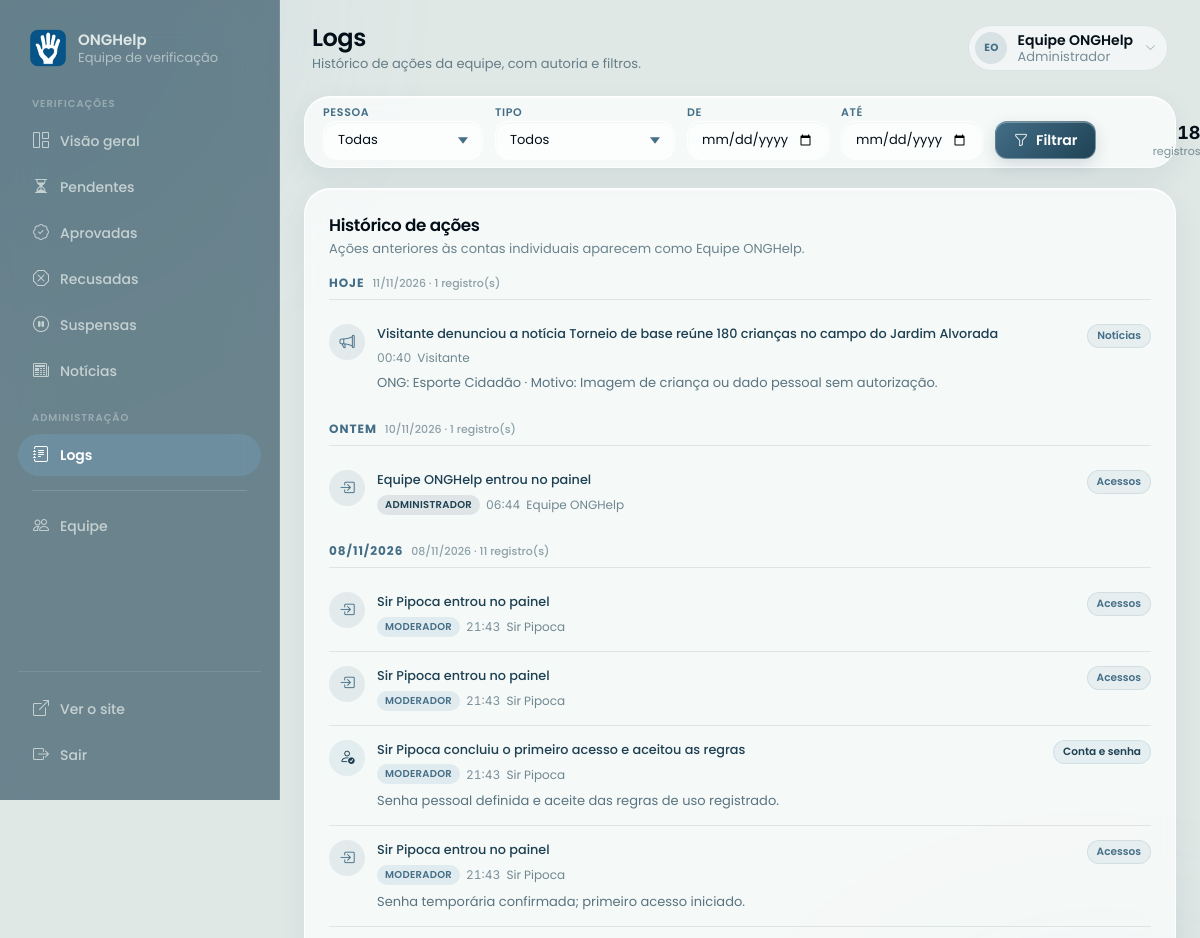
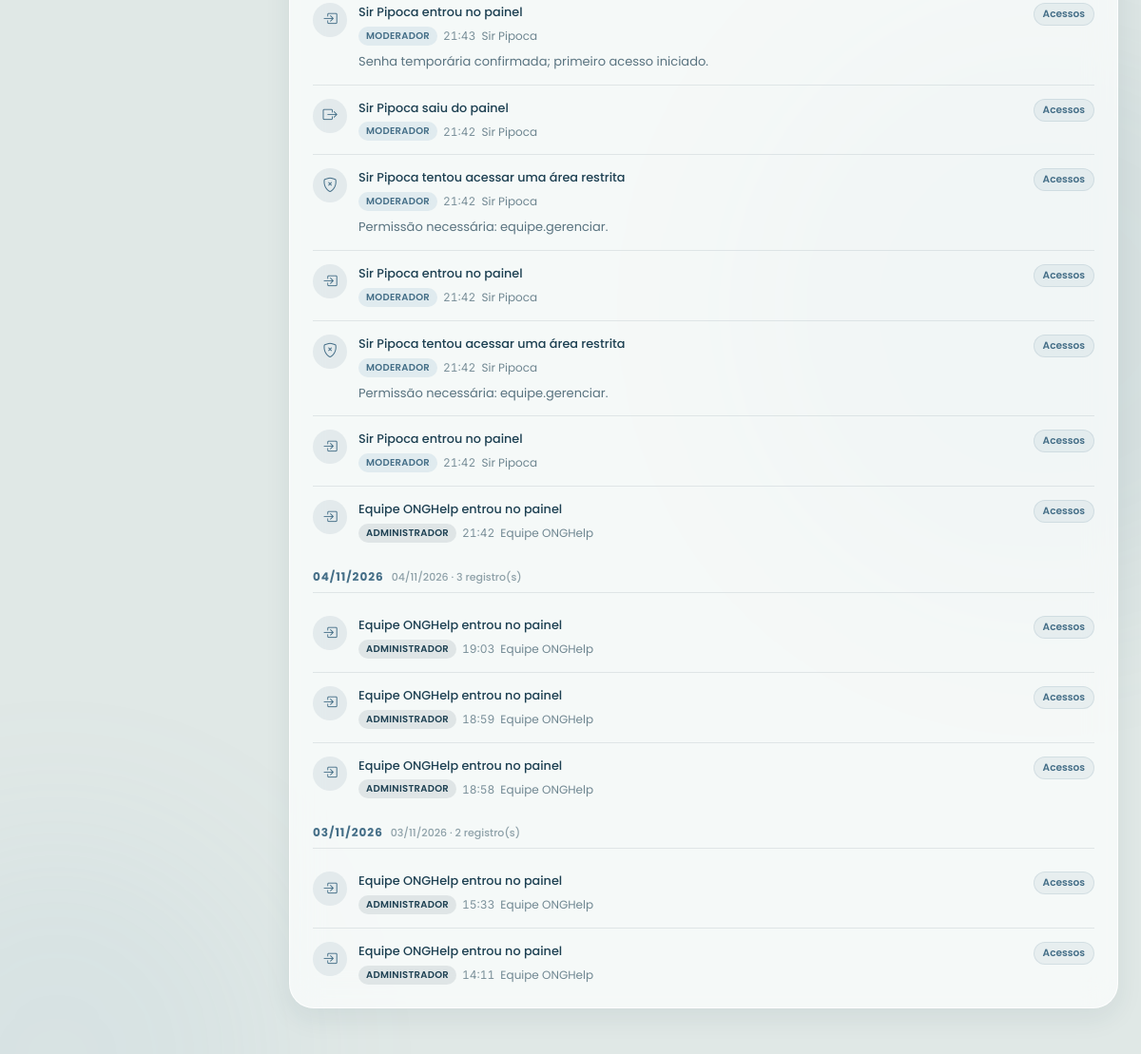
Screenshot of /admin/logs.php (signed in) with the database file from the repository (2 pictures, top to bottom).
### tables this page shows
CREATE TABLE `logs_admin` (
  `id` int(10) unsigned NOT NULL AUTO_INCREMENT,
  `admin_id` int(10) unsigned DEFAULT NULL,
  `acao` varchar(60) NOT NULL,
  `alvo_tipo` varchar(30) DEFAULT NULL,
  `alvo_id` int(10) unsigned DEFAULT NULL,
  `alvo_nome` varchar(160) DEFAULT NULL,
  `detalhe` text DEFAULT NULL,
  `ip` varchar(45) DEFAULT NULL,
  `criado_em` datetime NOT NULL DEFAULT current_timestamp(),
  PRIMARY KEY (`id`),
  KEY `idx_logs_admin_data` (`criado_em`),
  KEY `idx_logs_admin_alvo` (`alvo_tipo`,`alvo_id`),
  KEY `fk_logs_admin` (`admin_id`),
  CONSTRAINT `fk_logs_admin` FOREIGN KEY (`admin_id`) REFERENCES `admins` (`id`) ON DELETE SET NULL
);

### admin/logs.php (the view, shortened to what the rows shown need)
<?php
require_once '../includes/admin_auth.php';
$admin = exigirPermissao($pdo, 'logs.ver');
$where  = [];
$params = [];
$sqlWhere = $where ? 'WHERE ' . implode(' AND ', $where) : '';
$stmt = $pdo->prepare("
    SELECT COUNT(*)
    FROM   logs_admin l
    LEFT   JOIN admins a ON a.id = l.admin_id
    $sqlWhere
");
$stmt->execute($params);
$total = (int) $stmt->fetchColumn();
$porPagina   = 25;
$totalPaginas = max(1, (int) ceil($total / $porPagina));
$pagina      = isset($_GET['pagina']) && ctype_digit((string) $_GET['pagina'])
    ? max(1, (int) $_GET['pagina'])
    : 1;
$pagina = min($pagina, $totalPaginas);
$limite = $porPagina * $pagina;
$stmt = $pdo->prepare("
    SELECT l.*, a.nome AS admin_nome, a.papel AS admin_papel
    FROM   logs_admin l
    LEFT   JOIN admins a ON a.id = l.admin_id
    $sqlWhere
    ORDER  BY l.criado_em DESC, l.id DESC
    LIMIT  $limite
");
$stmt->execute($params);
$logs = $stmt->fetchAll();
$logsPorDia = [];
foreach ($logs as $log) {
    $logsPorDia[date('Y-m-d', strtotime((string) $log['criado_em']))][] = $log;
}
$hoje  = date('Y-m-d');
$ontem = date('Y-m-d', strtotime('-1 day'));
$admin_page_title    = 'Logs';
include '../includes/admin_header.php';
?>
<div class="admin-log-page">
  <section class="admin-card admin-log-card">
    <div class="admin-card-header">
      <div>
        <h2 class="admin-card-title">Histórico de ações</h2>
      </div>
    </div>
    <?php if (empty($logs)): ?>
      <div class="admin-vazio">
        <i class="bi bi-journal" aria-hidden="true"></i>
        <strong>Nenhuma ação encontrada</strong>
        <span>Ajuste os filtros ou aguarde novas ações da equipe.</span>
      </div>
    <?php else: ?>
      <div class="admin-log-dias">
        <?php foreach ($logsPorDia as $dia => $itens): ?>
          <?php
          $rotuloDia = $dia === $hoje
              ? 'Hoje'
              : ($dia === $ontem ? 'Ontem' : date('d/m/Y', strtotime($dia)));
          ?>
          <section class="admin-log-day" aria-label="Registros de <?= htmlspecialchars($rotuloDia) ?>">
            <h3 class="admin-log-day-label">
              <?= htmlspecialchars($rotuloDia) ?>
              <span><?= date('d/m/Y', strtotime($dia)) ?> · <?= count($itens) ?> registro(s)</span>
            </h3>
            <ol class="admin-log-lista">
              <?php foreach ($itens as $log): ?>
                <?php
                $categoria = categoriaLogInfo((string) $log['acao']);
                $infoAcao = rotulosAcaoAdmin()[(string) $log['acao']] ?? null;
                $iconeAcao = is_array($infoAcao) ? $infoAcao[1] : $categoria['icone'];
                $ehVisitante = (string) $log['acao'] === 'denuncia_recebida';
                $ator      = trim((string) ($log['admin_nome'] ?? ''))
                    ?: ($ehVisitante ? 'Visitante' : 'Equipe ONGHelp');
                $papel     = trim((string) ($log['admin_papel'] ?? '')) ?: 'administrador';
                $papelLabel = adminPapelLabel($papel);
                ?>
                <li class="admin-log-evento">
                  <span class="admin-log-icone <?= htmlspecialchars($categoria['classe']) ?>" aria-hidden="true">
                    <i class="bi <?= htmlspecialchars($iconeAcao) ?>"></i>
                  </span>
                  <div class="admin-log-conteudo">
                    <p class="admin-log-frase"><?= htmlspecialchars(resumoLogAdmin($log)) ?></p>
                    <div class="admin-log-secundaria">
                      <?php if (!$ehVisitante): ?>
                        <span class="admin-role-badge is-<?= $papel === 'administrador' ? 'admin' : 'moderador' ?>">
                          <?= htmlspecialchars($papelLabel) ?>
                        </span>
                      <?php endif; ?>
                      <time datetime="<?= htmlspecialchars(date('c', strtotime((string) $log['criado_em'])), ENT_QUOTES, 'UTF-8') ?>">
                        <?= date('H:i', strtotime((string) $log['criado_em'])) ?>
                      </time>
                      <span class="admin-log-ator"><?= htmlspecialchars($ator) ?></span>
                      <?php if (!empty($log['detalhe'])): ?>
                        <span class="admin-log-detalhe"><?= htmlspecialchars($log['detalhe']) ?></span>
                      <?php endif; ?>
                    </div>
                  </div>
                  <span class="admin-cat-chip <?= htmlspecialchars($categoria['classe']) ?>">
                    <?= htmlspecialchars($categoria['chip']) ?>
                  </span>
                </li>
              <?php endforeach; ?>
            </ol>
          </section>
        <?php endforeach; ?>
      </div>
    <?php endif; ?>
  </section>
</div>
<?php include '../includes/admin_footer.php'; ?>

### includes/admin_header.php (shortened to what the rows shown need)
<?php
$admin_page_title    = $admin_page_title ?? 'Painel';
$admin_nome      = (string) ($admin['nome'] ?? 'Equipe ONGHelp');
$admin_papel     = (string) ($admin['papel'] ?? 'moderador');
$admin_papelLabel = adminPapelLabel($admin_papel);
$admin_iniciais  = adminIniciais($admin_nome);
?>
<!DOCTYPE html>
<html lang="pt-BR">
<head>
  <link href="https://cdn.jsdelivr.net/npm/bootstrap@5.3.3/dist/css/bootstrap.min.css" rel="stylesheet">
  <link href="https://cdn.jsdelivr.net/npm/bootstrap-icons@1.11.3/font/bootstrap-icons.min.css" rel="stylesheet">
  <link rel="stylesheet" href="../assets/css/global.css?v=72">
</head>
<body class="admin-body">
<div class="admin-shell">
  <div class="admin-main">
    <header class="admin-topbar">
      <div class="admin-topbar-left">
        <div>
          <h1 class="admin-page-title"><?= htmlspecialchars($admin_page_title) ?></h1>
        </div>
      </div>
      <div class="admin-topbar-right">
        <div class="dropdown admin-user-menu">
          <button class="admin-user-pill" type="button" id="menuAdmin" data-bs-toggle="dropdown"
                  aria-expanded="false" aria-haspopup="true" aria-label="Abrir menu da conta de <?= htmlspecialchars($admin_nome) ?>">
            <span class="admin-avatar" aria-hidden="true"><?= htmlspecialchars($admin_iniciais) ?></span>
            <span class="admin-user-pill-text">
              <strong><?= htmlspecialchars($admin_nome) ?></strong>
              <small><?= htmlspecialchars($admin_papelLabel) ?></small>
            </span>
            <i class="bi bi-chevron-down admin-user-caret" aria-hidden="true"></i>
          </button>
        </div>
      </div>
    </header>
    <main class="admin-content">

### rows the page displays
logs_admin: resumoLogAdmin($log) "Visitante denunciou a notícia Torneio de base reúne 180 crianças no campo do Jardim Alvorada", criado_em "00:40", detalhe "ONG: Esporte Cidadão · Motivo: Imagem de criança ou dado pessoal sem autorização.", acao "Notícias"
logs_admin: acao.nome "Equipe ONGHelp entrou no painel", admin.papel "ADMINISTRADOR", criado_em "06:44", admin.nome "Equipe ONGHelp", acao "Acessos"
logs_admin: acao.nome "Sir Pipoca entrou no painel", admin.papel "MODERADOR", criado_em "21:43", admin.nome "Sir Pipoca", acao "Acessos"
logs_admin: acao.nome "Sir Pipoca entrou no painel", admin.papel "MODERADOR", criado_em "21:43", admin.nome "Sir Pipoca", acao "Acessos"
logs_admin: acao.nome "Sir Pipoca concluiu o primeiro acesso e aceitou as regras", admin.papel "MODERADOR", criado_em "21:43", admin.nome "Sir Pipoca", detalhe "Senha pessoal definida e aceite das regras de uso registrado.", acao "Conta e senha"
logs_admin: acao.nome "Sir Pipoca entrou no painel", admin.papel "MODERADOR", criado_em "21:43", admin.nome "Sir Pipoca", detalhe "Senha temporária confirmada; primeiro acesso iniciado.", acao "Acessos"
logs_admin: acao.nome "Sir Pipoca entrou no painel", admin.papel "MODERADOR", criado_em "21:43", admin.nome "Sir Pipoca", detalhe "Senha temporária confirmada; primeiro acesso iniciado.", acao "Acessos"
logs_admin: acao.nome "Sir Pipoca saiu do painel", admin.papel "MODERADOR", criado_em "21:42", admin.nome "Sir Pipoca", acao "Acessos"
logs_admin: acao.nome "Sir Pipoca tentou acessar uma área restrita", admin.papel "MODERADOR", criado_em "21:42", admin.nome "Sir Pipoca", detalhe "Permissão necessária: equipe.gerenciar.", acao "Acessos"
logs_admin: acao.nome "Sir Pipoca entrou no painel", admin.papel "MODERADOR", criado_em "21:42", admin.nome "Sir Pipoca", acao "Acessos"
logs_admin: acao.nome "Sir Pipoca tentou acessar uma área restrita", admin.papel "MODERADOR", criado_em "21:42", admin.nome "Sir Pipoca", detalhe "Permissão necessária: equipe.gerenciar.", acao "Acessos"
logs_admin: acao.nome "Sir Pipoca entrou no painel", admin.papel "MODERADOR", criado_em "21:42", admin.nome "Sir Pipoca", acao "Acessos"
logs_admin: acao.nome "Equipe ONGHelp entrou no painel", admin.papel "ADMINISTRADOR", criado_em "21:42", admin.nome "Equipe ONGHelp", acao "Acessos"
logs_admin: acao.nome "Equipe ONGHelp entrou no painel", admin.papel "ADMINISTRADOR", criado_em "19:03", admin.nome "Equipe ONGHelp", acao "Acessos"
logs_admin: acao.nome "Equipe ONGHelp entrou no painel", admin.papel "ADMINISTRADOR", criado_em "18:59", admin.nome "Equipe ONGHelp", acao "Acessos"
logs_admin: acao.nome "Equipe ONGHelp entrou no painel", admin.papel "ADMINISTRADOR", criado_em "18:58", admin.nome "Equipe ONGHelp", acao "Acessos"
logs_admin: acao.nome "Equipe ONGHelp entrou no painel", admin.papel "ADMINISTRADOR", criado_em "15:33", admin.nome "Equipe ONGHelp", acao "Acessos"
logs_admin: acao.nome "Equipe ONGHelp entrou no painel", admin.papel "ADMINISTRADOR", criado_em "14:11", admin.nome "Equipe ONGHelp", acao "Acessos"

### other values shown
$item['rotulo'] "Visão geral"
$item['rotulo'] "Pendentes"
$item['rotulo'] "Aprovadas"
$item['rotulo'] "Recusadas"
$item['rotulo'] "Suspensas"
$item['rotulo'] "Notícias"
$item['rotulo'] "Logs"
$item['rotulo'] "Equipe"
$admin_page_title "Logs"
$admin_page_subtitle "Histórico de ações da equipe, com autoria e filtros."
$admin_iniciais "EO"
$admin_nome "Equipe ONGHelp"
$admin_papelLabel "Administrador"
$total "18"
date('d/m/Y', strtotime($dia)) "11/11/2026"
